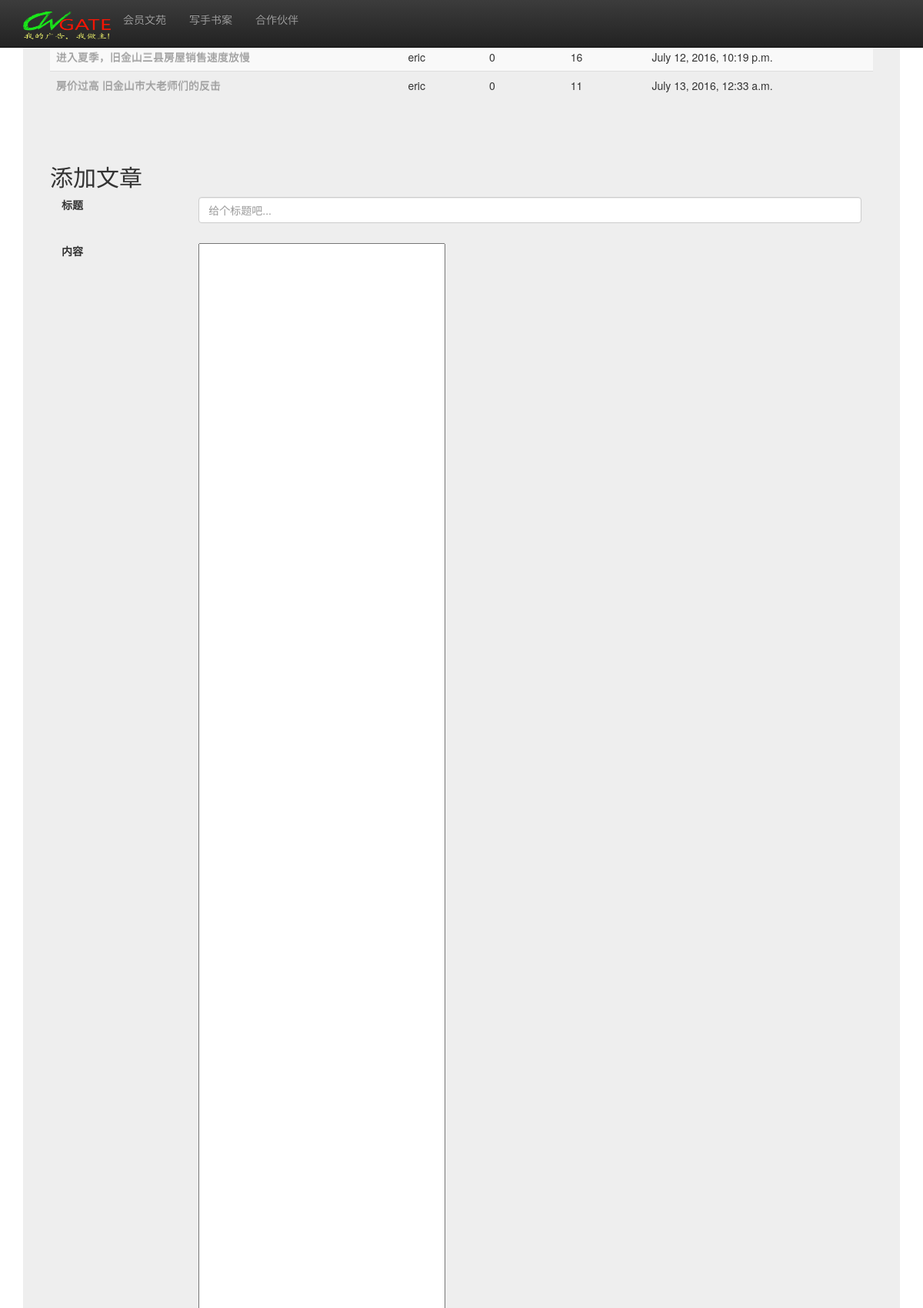
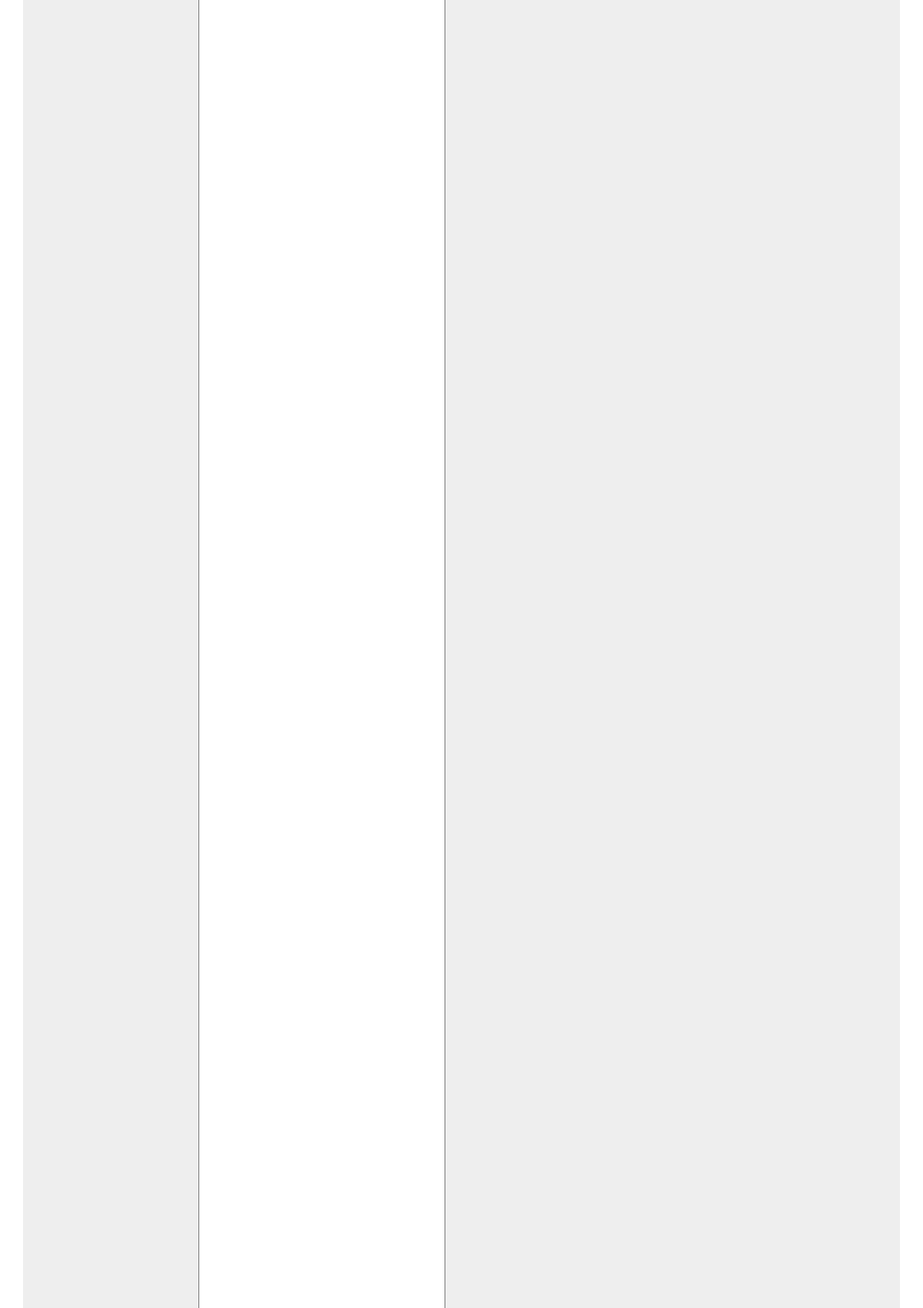
Screenshot of /editor/ (upper part) with the database file from the repository (2 pictures, top to bottom).
### editor/models.py (models this page shows, shortened)
class Articles(models.Model):
    author = models.ForeignKey(Users, related_name='Users', null=True)
    title = models.TextField(null=True)
    date = models.DateTimeField(auto_now_add=True)
    content = models.TextField(null=True)
    num_like = models.IntegerField(null=True, default=0)
    num_read = models.IntegerField(null=True, default=0)
    num_frwd = models.IntegerField(null=True, default=0)
    num_para = models.IntegerField(null=True, default=0)

class Users(AbstractBaseUser):
    email = models.EmailField(unique=True, db_index=True, null=False)
    username = models.CharField(max_length=128, null=True)
    user_type = models.CharField(max_length=128, null=False)
    first_name = models.CharField(max_length=128, null=True)
    last_name = models.CharField(max_length=128, null=True)
    date_of_birth = models.DateField(null=True)
    date_joined = models.DateTimeField(auto_now_add=True, null=True)
    is_active = models.BooleanField(default=True)
    is_admin = models.BooleanField(default=False)
    is_superuser = models.BooleanField(default=False)
    objects = UsersManager()
    USERNAME_FIELD = 'email'
    REQUIRED_FIELDS = ['username', 'first_name', 'last_name', 'date_of_birth']

### editor/views.py (the view)
# urls.py: url(r'^editor/$', views.editor, name='editor_index'),
@render_to('editor.html')
def editor(request):
    writer_articles_list = Articles.objects.all()
    paginator = Paginator(writer_articles_list, 25)
    page = request.GET.get('page')
    try:
        articles = paginator.page(page)
    except PageNotAnInteger:
        articles = paginator.page(1)
    except EmptyPage:
        articles = paginator.page(paginator.num_pages)
    if request.method == 'POST':
        form = ArticleForm(request.POST)
        if form.is_valid():
            article_title = form.cleaned_data['title']
            article_content = form.cleaned_data['content']
            user, created = Users.objects.get_or_create(
                username = request.user.username,
            )
            try:
                article = Articles.objects.get(
                    author = user,
                    title = article_title
                )
                article.content = article_content
                article.num_para = _get_paragraph_count(article_content)
                article.save()
            except Articles.DoesNotExist:
                Articles.objects.get_or_create(
                    author = user,
                    title = article_title,
                    content = article_content,
                    num_para = _get_paragraph_count(article_content)
                )
            writer_articles_list = Articles.objects.all()
            paginator = Paginator(writer_articles_list, 25)
            page = request.GET.get('page')
            try:
                articles = paginator.page(page)
            except PageNotAnInteger:
                articles = paginator.page(1)
            except EmptyPage:
                articles = paginator.page(paginator.num_pages)
            return {
                'form': form,
                'article_content': clean_html(article_content),
                'article_title': clean_html(article_title),
                'articles_list': articles,
                'logged_in': _logged_in(request)
            }
    else:
        form = ArticleForm()
    return {
        'form': form,
        'articles_list': articles ,
        'logged_in': _logged_in(request)
    }

### editor/forms.py
class ArticleForm(forms.ModelForm):
    title = forms.CharField(
        widget=forms.TextInput(
            attrs={
                'id': 'text_editor_title',
                'placeholder': '给个标题吧....'
            }
        ),
        required = True
    )
    content = forms.CharField(
        widget=forms.Textarea(
            attrs={
                'id': 'text_editor_pane',
                'rows': 500
            }
        ),
        required = True
    )
    class Meta:
        model = Articles
        fields = ['title', 'content']

### editor/views.py (called while the page is built)
def _logged_in(request):
    if request.user.username:
        return 1
    return 0

### utils/shortcuts.py (called while the page is built)
def render_to(template):
    def render_to_decorator(func):
        @wraps(func)
        def wrapper(request, *args, **kwargs):
            output = func(request, *args, **kwargs)
            if isinstance(output, dict):
                return render_to_response(template, output, RequestContext(request))
            return output
        return wrapper
    return render_to_decorator

### editor/templates/editor.html (shortened to what this page needs)
{% extends 'base.html' %}
{% block content %}
<div class="jumbotron">
    {% include 'show_writer_article_snippet.html' %}
    {% load wysiwyg %}
    <form action={% url 'editor_index' %} method="post">
    <div class="container">
      {% if form.title.value != None %}
        <h2>修改文章</h2>
      {% else %}
        <h2>添加文章</h2>
      {% endif %}
      <form class="form-horizontal" role="form">
        <div class="form-group">
          <label class="col-sm-2 control-label">标题</label>
          <div class="col-sm-10">
            <input class="form-control" id="{{ form.title.id }}" name="{{ form.title.name }}" type="text" {% if form.title.value != None %} value="{{ form.title.value }}" {% endif %} placeholder="给个标题吧...">
          </div>
          <br/>
          <br/>
          <br/>
          <label class="col-sm-2 control-label">内容</label>
          <div class="col-sm-10">
            {{ form.content }}<br/>
          </div>
        </div>
       </form>
    </div>
</div>
{% endblock %}

### editor/templates/show_writer_article_snippet.html (shortened to what this page needs)
    <div class="container">
        <div class="col-md-15">
            <table class="table table-striped">
            <thead>
              <tr>
                <th>标题
                </th>
                <th>作者
                </th>
                <th>点赞
                </th>
                <th>段落
                </th>
                <th>日期
                </th>
              </tr>
            </thead>
            <tbody>
             {% for article in articles_list %}
              <tr>
                <td>
                    <a href={% url 'show_writer_article' article.id %}>{{ article.title|title }}</a>
                </td>
                <td>
                    {{ article.author.username}}
                </td>
                <td>
                    {{ article.num_like }}
                </td>
                <td>
                    {{ article.num_para }}
                </td>
                <td>
                    {{ article.date }}
                </td>
              </tr>
            {% endfor %}
            </tbody>
          </table>
      </div>
 </div>

### static/media/css/main.css (style rules this page uses)
textarea { resize: none; }

### editor/templates/base.html (style rules this page uses)
html, body { height: 100%; }
a { text-shadow: 0 -1px 0 rgba(0, 0, 0, 0.25); color: #9d9d9d; text-decoration: none; }

### rows the page displays
Articles: title "进入夏季，旧金山三县房屋销售速度放慢", author.username "eric", num_like "0", num_para "16", date "July 12, 2016, 10:19 p.m."
Articles: title "房价过高 旧金山市大老师们的反击", author.username "eric", num_like "0", num_para "11", date "July 13, 2016, 12:33 a.m."
